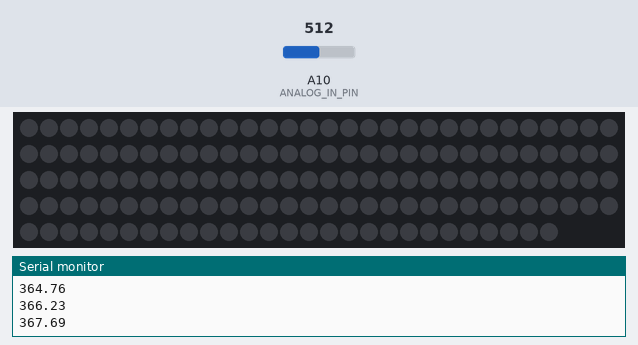
Recording of a sketch running on a simulated Arduino Mega 2560, built with avr-gcc and run on an emulated ATmega2560. On the bench: 147 RGB LEDs in strip order, left to right, continuing on the next row, the last lines printed to the serial monitor. The inputs (shaded band) are chosen by the test bench; at power-on: A10 (ANALOG_IN_PIN) = 512. Dim RGB values are drawn brighter than linear.

Above: at 1.2 s.
1.3 s: A10 (ANALOG_IN_PIN) set to 69
2.8 s: A10 (ANALOG_IN_PIN) set to 58
At 3.3 s:
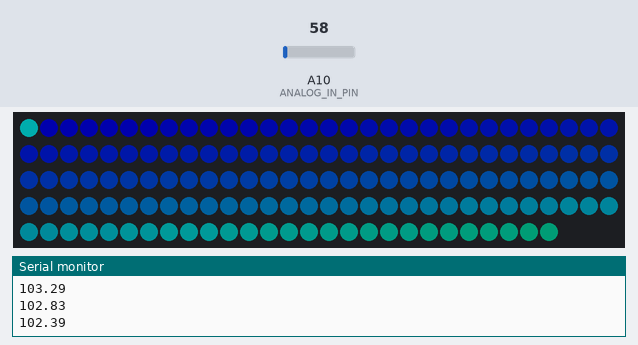
4.3 s: A10 (ANALOG_IN_PIN) set to 75
At 5.1 s:
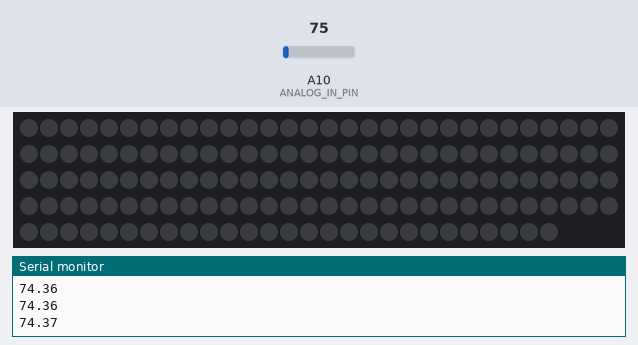
6.1 s: A10 (ANALOG_IN_PIN) set to 55
At 7.0 s:
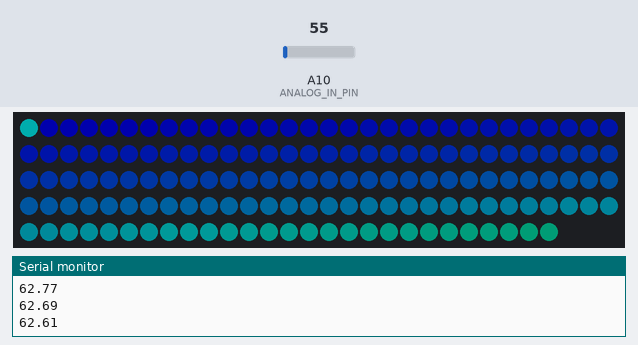
Timing chart, 0 to 8.6 s (numbered marks = the images above; inputs shaded):
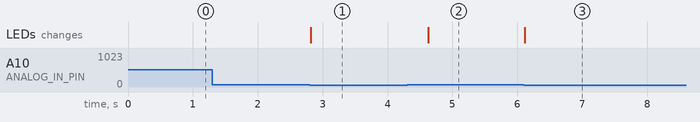

Measured:
- the behaviour switches between 65 and 64 on A10 (ANALOG_IN_PIN) (found by bisection; images 0 and 1)
- after the input at 2.8 s, the LEDs: change at once (image 1)
- after the input at 4.3 s, the LEDs: change after 0.33 s (image 2)
- after the input at 6.1 s, the LEDs: change at once (image 3)

The sketch:

velostatbase.ino
```cpp
//https://learn.adafruit.com/adafruit-neopixel-uberguide/arduino-library-use
#include <Adafruit_NeoPixel.h>
#ifdef __AVR__
#include <avr/power.h>
#endif

#define PIN 9
#define NUM_LEDS 147
#define BRIGHTNESS 50
const int WAIT = 90;

Adafruit_NeoPixel strip = Adafruit_NeoPixel(NUM_LEDS, PIN, NEO_GRB + NEO_KHZ800);
int color[3] = {0, 0, 0};

// Analog input pin that the Velostat is connected to
const int ANALOG_IN_PIN = A10;
int sensorValue = 0;
int pressureThreshold = 65;
float smoothSensorValue = 0;
int count = 0;


void setup() {
  // initialize serial communications at 9600 bps:
  Serial.begin(9600);

  strip.setBrightness(BRIGHTNESS);
  strip.begin();
  strip.show(); // Initialize all pixels to 'off'

  //init Analog Pin as PULLUP
  //(meaning it sends out voltage)
  digitalWrite(ANALOG_IN_PIN, HIGH);

}

void loop() {
  // read the analog in value:
  sensorValue = analogRead(ANALOG_IN_PIN);
  smoothSensorValue = smoothSensorValue * 0.99 + sensorValue * 0.01;
  Serial.println(smoothSensorValue);
  if (sensorValue < pressureThreshold) {
    for (int i = 0; i < NUM_LEDS; ++i) {
      strip.setPixelColor(i, 0, i + 255,  255 - i);
    }
    count = 50;
  }
  count--;
  if (count < 1) {
    for (int i = 0; i < NUM_LEDS; ++i) {
      strip.setPixelColor(i, color[0], color[1],  color[2]);
    }
  }
  strip.show();
  //  delay(WAIT);
}
```
